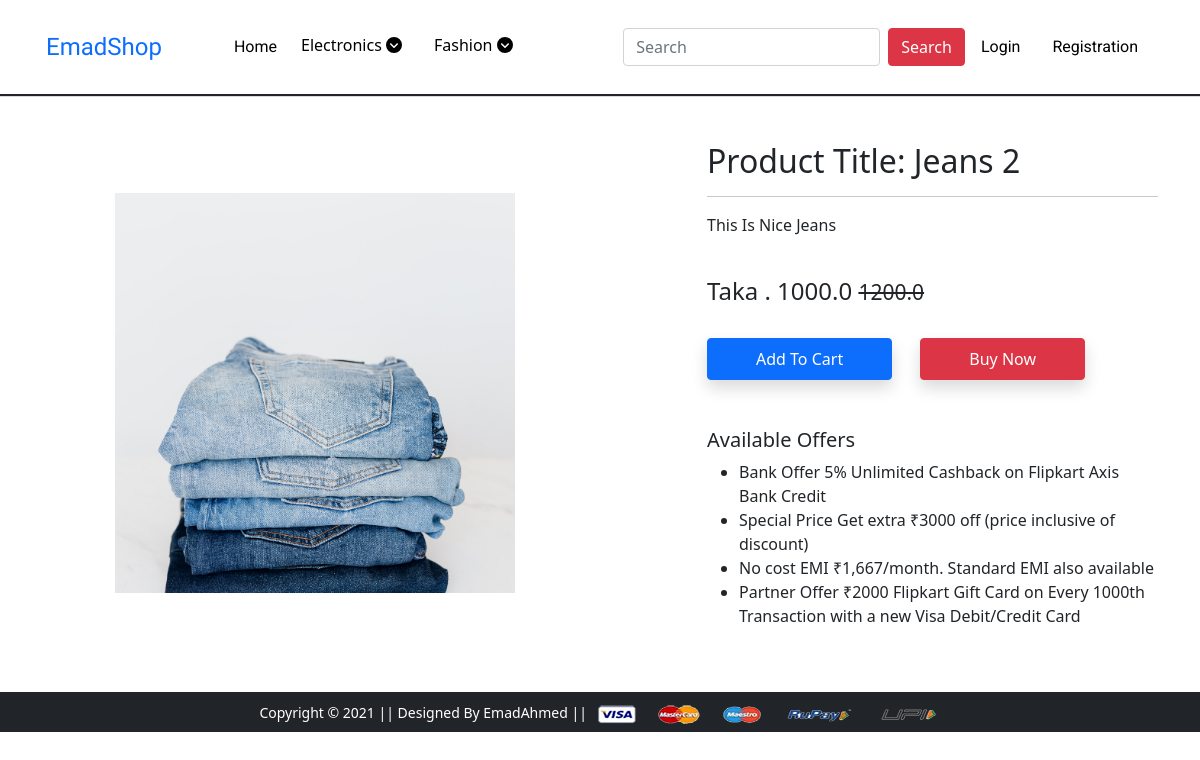
Screenshot of /product-detail/2 with the database file from the repository.
### app/models.py (models this page shows, shortened)
class Product(models.Model):
    title = models.CharField(max_length=100)
    selling_price = models.FloatField()
    discounted_price = models.FloatField()
    description = models.TextField()
    brand = models.CharField(max_length=100)
    category = models.CharField(choices=CATEGORY_CHOICES, max_length=2)
    product_image = models.ImageField(upload_to='productimg')

### app/views.py (the view)
class ProductDetailView(View):
    def get(self, request, pk):
        product = Product.objects.get(pk=pk)
        item_already_cart = False
        if request.user.is_authenticated:
            item_already_cart = Cart.objects.filter(
                Q(product=product.id) & Q(user=request.user)).exists()
        return render(request, 'app/productdetail.html', {'product': product, 'item_already_cart': item_already_cart})

### app/templates/app/productdetail.html (shortened to what this page needs)
{% extends 'app/base.html' %}
{% load static %}
{% block main-content %}
<div class="container my-5">
    <div class="row">
        <div class="col-sm-6 text-center align-self-center">
            <img src="{{product.product_image.url}}" alt="" width="400" height="400" style="object-fit: cover;">
        </div>
        <div class="col-sm-5 offset-sm-1">
            <h2>Product Title: {{product.title}}</h2>
            <hr>
            <p>{{product.description}}</p> <br>
            <h4>Taka . {{product.discounted_price}} <small
                    class="fw-light text-decoration-line-through">{{product.selling_price}}</small></h4> <br>
            {% if not request.user.is_authenticated %}
            <form action="/add-to-cart" class="d-inline">
                <button type="submit" class="btn btn-primary shadow px-5 py-2">Add To Cart</button>
            </form>
            {% endif %}
            <a href="{% url 'checkout' %}" class="btn btn-danger shadow px-5 py-2 ms-4">Buy Now</a>
            <h5 class="mt-5">Available Offers</h5>
            <ul>
                <li>Bank Offer 5% Unlimited Cashback on Flipkart Axis Bank Credit</li>
                <li>Special Price Get extra ₹3000 off (price inclusive of discount)</li>
                <li>No cost EMI ₹1,667/month. Standard EMI also available</li>
                <li>Partner Offer ₹2000 Flipkart Gift Card on Every 1000th Transaction with a new Visa Debit/Credit Card
                </li>
            </ul>
        </div>
    </div>
</div>
{% endblock main-content %}

### rows the page displays
Product: product_image (picture), title "Jeans 2", description "This Is Nice Jeans", discounted_price "1000.0", selling_price "1200.0"
